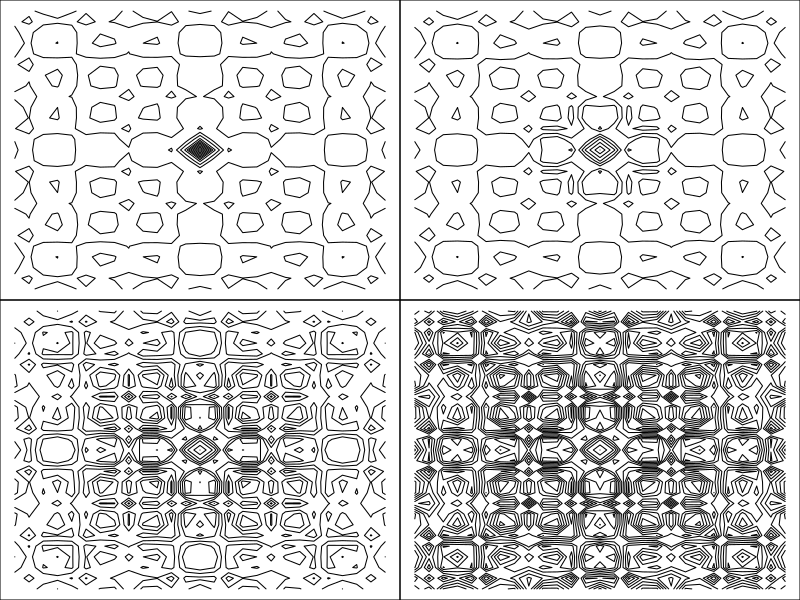
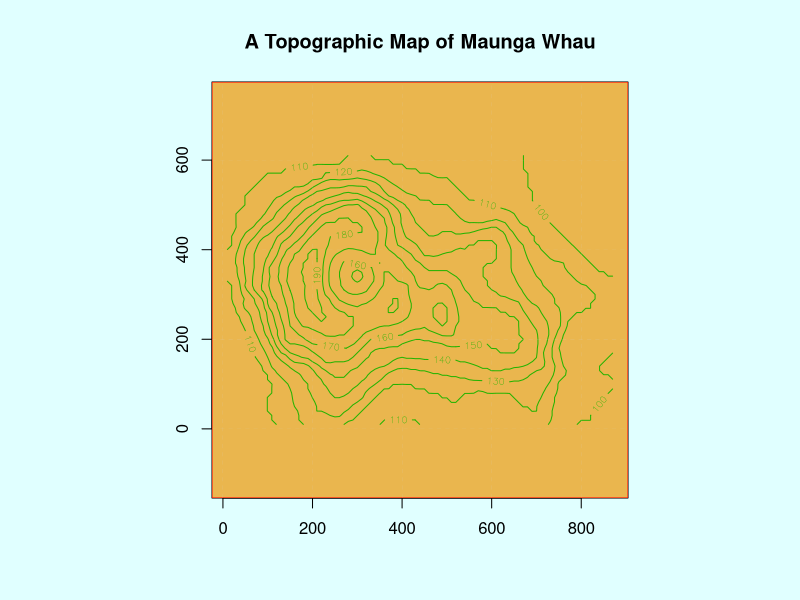

Recreate these plots in R, in order.
x <- y <- seq(-4*pi, 4*pi, len = 27)
r <- sqrt(outer(x^2, y^2, "+"))
opar <- par(mfrow = c(2, 2), mar = rep(0, 4))
for(f in pi^(0:3))
  contour(cos(r^2)*exp(-r/f),
          drawlabels = FALSE, axes = FALSE, frame = TRUE)

rx <- range(x <- 10*1:nrow(volcano))
ry <- range(y <- 10*1:ncol(volcano))
ry <- ry + c(-1, 1) * (diff(rx) - diff(ry))/2
tcol <- terrain.colors(12)
par(opar); opar <- par(pty = "s", bg = "lightcyan")
plot(x = 0, y = 0, type = "n", xlim = rx, ylim = ry, xlab = "", ylab = "")
u <- par("usr")
rect(u[1], u[3], u[2], u[4], col = tcol[8], border = "red")
contour(x, y, volcano, col = tcol[2], lty = "solid", add = TRUE,
        vfont = c("sans serif", "plain"))
title("A Topographic Map of Maunga Whau", font = 4)
abline(h = 200*0:4, v = 200*0:4, col = "lightgray", lty = 2, lwd = 0.1)
